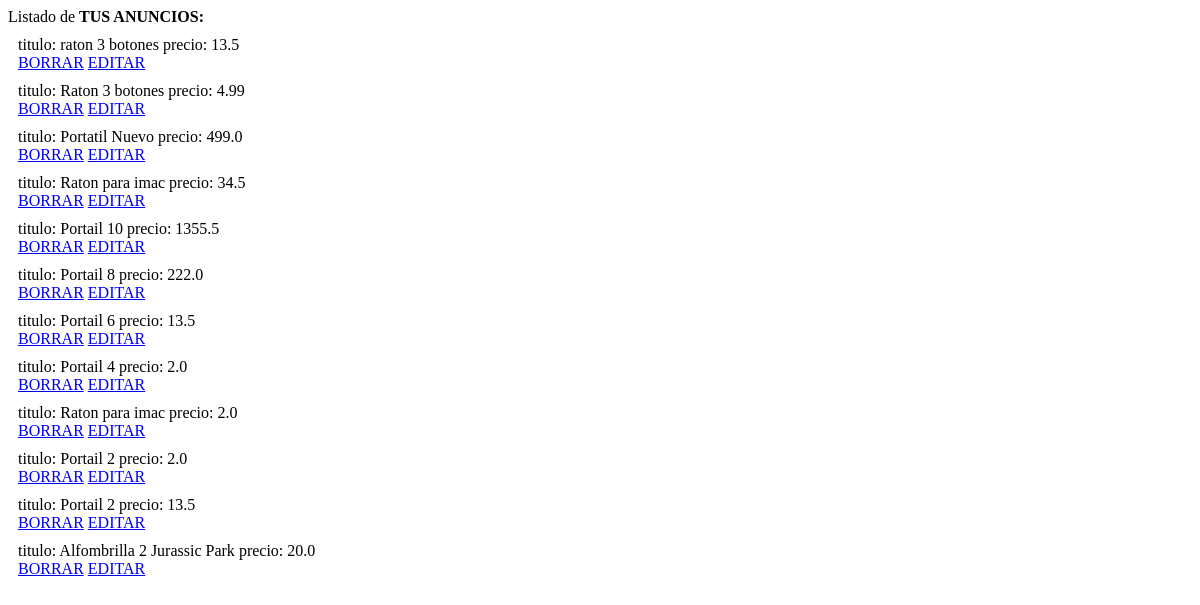
/anuncios/mis-anuncios (signed in), run on an earlier commit of the app's database.
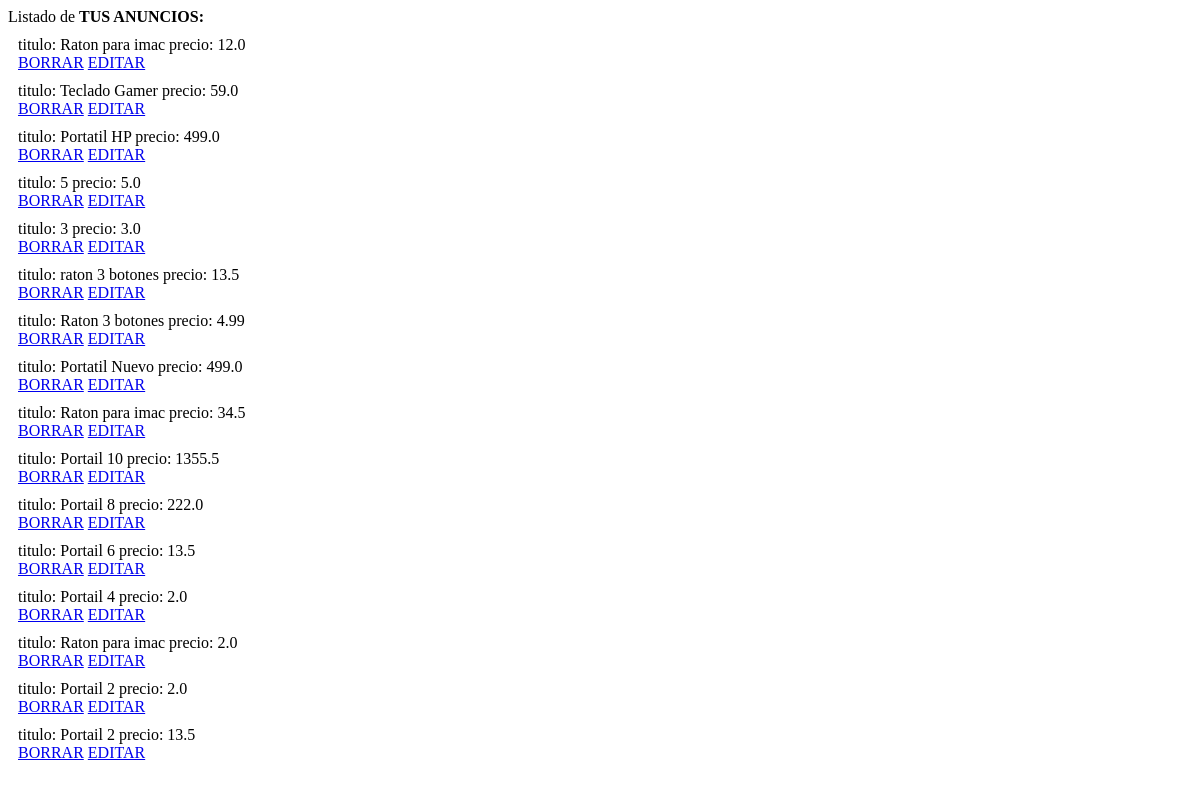
And on a later commit of the database.
### anuncios/models.py (models this page shows, shortened)
class Anuncio(models.Model):
    titulo = models.CharField(max_length = 200)
    precio = models.FloatField(default = 0)
    email = models.CharField(max_length = 150)
    categoria = models.ForeignKey(Categoria, on_delete = models.CASCADE )
    usuario = models.ForeignKey(Usuario, on_delete = models.CASCADE )
    ip = models.CharField(max_length = 200)
    ultima_modificacion = models.DateTimeField('ultima modificacion')

### anuncios/views.py (the view)
# urls.py: path("mis-anuncios",views.mis_anuncios),
def mis_anuncios(request):
    usuario_actual = models.Usuario.objects.get(pk = request.session["id_usuario"])
    res = models.Anuncio.objects.filter(usuario = usuario_actual).order_by('-id')
    context = {
        "anuncios" : res
        }
    return render(request,"anuncios-usuario.html",context)

### anuncios/templates/anuncios-usuario.html (shortened to what this page needs)
<!DOCTYPE html>
<html>
<head>
</head>
<body>
Listado de <b>TUS ANUNCIOS:</b>
{% for a in anuncios %}
    <div style="margin: 10px">
            titulo: {{a.titulo}} precio: {{a.precio}} <br/>
            <a href="borrar-anuncio?id={{a.id}}">BORRAR</a>
            <a href="editar-anuncio?id={{a.id}}">EDITAR</a>
    </div>
{% endfor %}
</body>
</html>

What changed in the data, as far as the page shows it:
removed Anuncio: titulo "Alfombrilla 2 Jurassic Park", precio "20.0"
added Anuncio: titulo "Raton para imac", precio "12.0"
added Anuncio: titulo "Teclado Gamer", precio "59.0"
added Anuncio: titulo "Portatil HP", precio "499.0"
added Anuncio: titulo "5", precio "5.0"
added Anuncio: titulo "3", precio "3.0"
